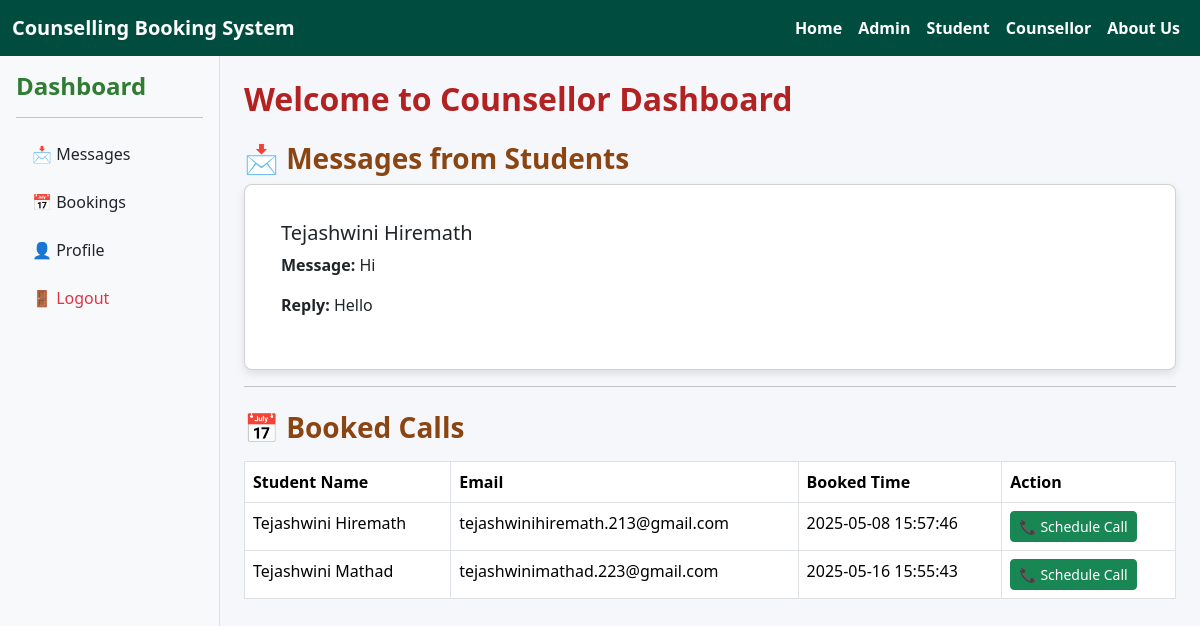
Screenshot of /counsellor_dashboard (signed in) with the database file from the repository.
### tables this page shows
CREATE TABLE messages (
        id INTEGER PRIMARY KEY AUTOINCREMENT,
        student_id INTEGER,
        counsellor_id INTEGER,
        message TEXT NOT NULL,
        reply TEXT,
        timestamp TEXT
    );

CREATE TABLE users (
            id INTEGER PRIMARY KEY AUTOINCREMENT,
            name TEXT NOT NULL,
            email TEXT NOT NULL,
            phone TEXT NOT NULL,
            password TEXT NOT NULL
        , counselling_type TEXT, caste TEXT, aadhaar TEXT, gender TEXT, bio TEXT);

CREATE TABLE bookings (
    id INTEGER PRIMARY KEY AUTOINCREMENT,
    student_id INTEGER NOT NULL,
    counsellor_id INTEGER NOT NULL,
    timestamp TEXT NOT NULL
, scheduled_time TEXT);

### app.py (the view)
@app.route('/counsellor_dashboard', methods=['GET', 'POST'])
def counsellor_dashboard():
    if 'counsellor_id' not in session:
        return redirect(url_for('counsellor_login'))
    conn = sqlite3.connect('counsellors.db')
    cursor = conn.cursor()
    cursor.execute('''
        SELECT messages.id, users.name, messages.message, messages.reply
        FROM messages
        JOIN users ON messages.student_id = users.id
        WHERE messages.counsellor_id = ?
    ''', (session['counsellor_id'],))
    data = cursor.fetchall()
    print("fef",data)
    cursor.execute('''
        SELECT users.name, users.email, bookings.timestamp,bookings.id
        FROM bookings
        JOIN users ON bookings.student_id = users.id
        WHERE bookings.counsellor_id = ?
    ''', (session['counsellor_id'],))
    bookings = cursor.fetchall()
    print("BOKKING",bookings)
    cursor.execute('SELECT bio FROM counsellors WHERE id = ?', (session['counsellor_id'],))
    bio_row = cursor.fetchone()
    bio = bio_row[0] if bio_row else ''
    print("Hi",bookings)
    conn.close()
    return render_template('counsellor_dashboard.html', messages=data, bookings=bookings,counsellor_bio=bio)

### templates/counsellor_dashboard.html (shortened to what this page needs)
{% extends "base.html" %}
{% block content %}
<div class="d-flex">
    <div class="bg-light p-3 border-end" style="width: 220px; min-height: 100vh;">
        <h4>Dashboard</h4>
        <hr>
        <ul class="nav flex-column">
            <li class="nav-item mb-2">
                <a class="nav-link text-dark" href="#messages">📩 Messages</a>
            </li>
            <li class="nav-item mb-2">
                <a class="nav-link text-dark" href="#bookings">📅 Bookings</a>
            </li>
            <li class="nav-item mb-2">
                <a class="nav-link text-dark" href="{{ url_for('counsellor_profile') }}">👤 Profile</a>
            </li>
            <li class="nav-item">
                <a class="nav-link text-danger" href="/logout">🚪 Logout</a>
            </li>
        </ul>
    </div>
    <div class="flex-grow-1 p-4">
        <h2 style="color:firebrick;" class="mb-4">Welcome to Counsellor Dashboard</h2>
        <h3 id="messages" style="color:saddlebrown;">📩 Messages from Students</h3>
        {% for m in messages %}
        <div class="card mb-2">
            <div class="card-body">
                <h5 class="card-title">{{ m[1] }}</h5>
                <p class="card-text"><strong>Message:</strong> {{ m[2] }}</p>
                <p><strong>Reply:</strong> {{ m[3] if m[3] else "No reply yet." }}</p>
            </div>
        </div>
        {% endfor %}
        <hr>
        <h3 id="bookings" style="color:saddlebrown;" class="mt-4">📅 Booked Calls</h3>
        {% if bookings %}
        <table class="table table-bordered bg-white text-dark mt-3">
            <thead>
                <tr>
                    <th>Student Name</th>
                    <th>Email</th>
                    <th>Booked Time</th>
                    <th>Action</th>
                </tr>
            </thead>
            <tbody>
                {% for b in bookings %}
                <tr>
                    <td>{{ b[0] }}</td>
                    <td>{{ b[1] }}</td>
                    <td>{{ b[2] }}</td>
                    <td><a href="{{ url_for('schedule_call_form', booking_id=b[3]) }}" class="btn btn-sm btn-success">📞 Schedule Call</a></td>
                </tr>
                {% endfor %}
            </tbody>
        </table>
        {% else %}
        <p class="text-white">No bookings yet.</p>
        {% endif %}
    </div>
</div>
{% endblock %}

### templates/base.html (style rules this page uses)
body { background-color: #f5f7fa; font-family: 'Segoe UI', Tahoma, Geneva, Verdana, sans-serif; margin: 0; padding: 0; }
.card { background-color: #ffffff; box-shadow: 0 4px 8px rgba(0,0,0,0.1); border-radius: 8px; padding: 20px; }
h2, h3, h4 { font-weight: bold; color: #2e7d32; }

### rows the page displays
messages: name "Tejashwini Hiremath", message "Hi", reply "Hello"
bookings: name "Tejashwini Hiremath", email "tejashwinihiremath.213@gmail.com", timestamp "2025-05-08 15:57:46"
bookings: name "Tejashwini Mathad", email "tejashwinimathad.223@gmail.com", timestamp "2025-05-16 15:55:43"
